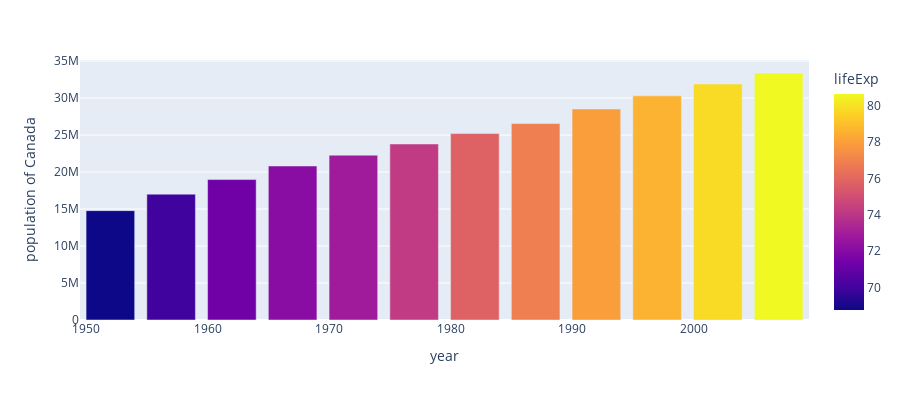

Notebook source saved alongside this figure:
### Markdown cell above
색상도 연속적인 색상과 분리된 색상 등 다양하게 적용 가능합니다.

### Code cell
df = px.data.gapminder().query("continent == 'Oceania'")
fig = px.bar(df, x='year', y='pop',
             hover_data=['lifeExp', 'gdpPercap'], color='country',
             labels={'pop':'population of Canada'}, height=400)
fig.show()

### Figure 1 — Plotly figure (JSON) as saved in the notebook; plotly's stock layout.template omitted (floating-point values rounded to 4 significant figures)
{"data": [{"alignmentgroup": "True", "customdata": [[68.75, 11370.0], [69.96, 12490.0], [71.3, 13460.0], [72.13, 16080.0], [72.88, 18970.0], [74.21, 22090.0], [75.76, 22900.0], [76.86, 26630.0], [77.95, 26340.0], [78.61, 28950.0], [79.77, 33330.0], [80.65, 36320.0]], "hovertemplate": "year=%{x}<br>population of Canada=%{y}<br>lifeExp=%{marker.color}<br>gdpPercap=%{customdata[1]}<extra></extra>", "legendgroup": "", "marker": {"color": [68.75, 69.96, 71.3, 72.13, 72.88, 74.21, 75.76, 76.86, 77.95, 78.61, 79.77, 80.65], "coloraxis": "coloraxis", "pattern": {"shape": ""}}, "name": "", "offsetgroup": "", "orientation": "v", "showlegend": false, "textposition": "auto", "type": "bar", "x": [1952, 1957, 1962, 1967, 1972, 1977, 1982, 1987, 1992, 1997, 2002, 2007], "xaxis": "x", "y": [14785584, 17010154, 18985849, 20819767, 22284500, 23796400, 25201900, 26549700, 28523502, 30305843, 31902268, 33390141], "yaxis": "y"}], "layout": {"barmode": "relative", "coloraxis": {"colorbar": {"title": {"text": "lifeExp"}}, "colorscale": [[0, "#0d0887"], [0.1111, "#46039f"], [0.2222, "#7201a8"], [0.3333, "#9c179e"], [0.4444, "#bd3786"], [0.5556, "#d8576b"], [0.6667, "#ed7953"], [0.7778, "#fb9f3a"], [0.8889, "#fdca26"], [1, "#f0f921"]]}, "height": 400, "legend": {"tracegroupgap": 0}, "margin": {"t": 60}, "xaxis": {"anchor": "y", "domain": [0, 1], "title": {"text": "year"}}, "yaxis": {"anchor": "x", "domain": [0, 1], "title": {"text": "population of Canada"}}}}
